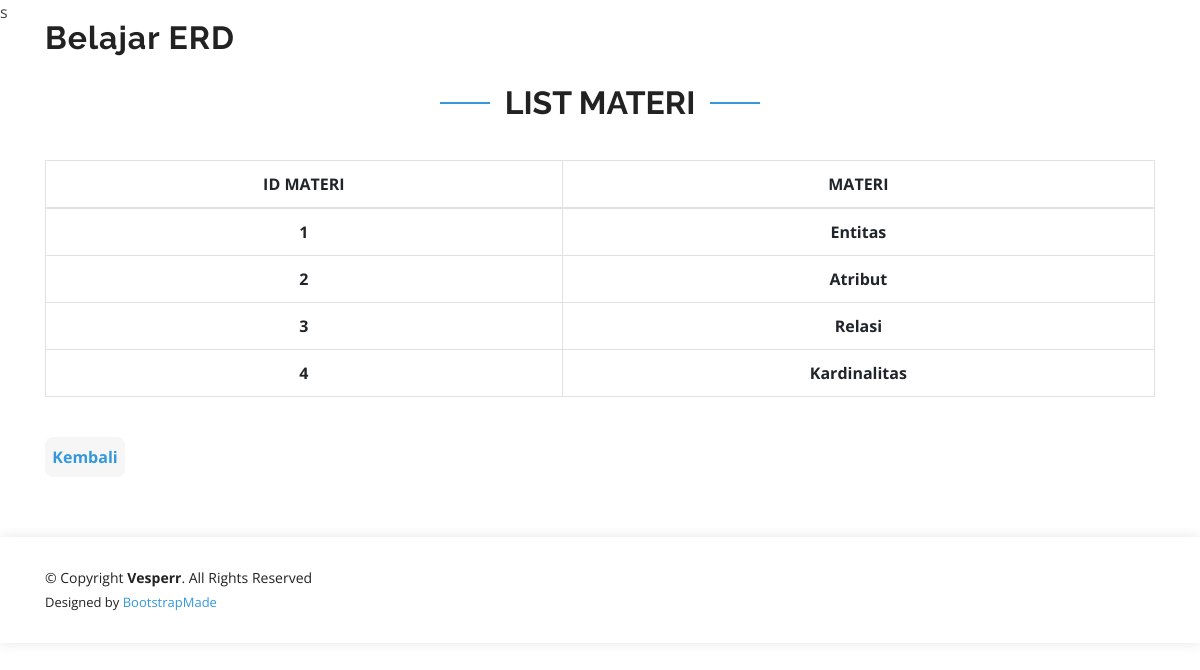
/index.php/c_guru/tampil_materi, run on the app's committed database.
### tables this page shows
CREATE TABLE `materi` (
  `id_materi` int(11) NOT NULL,
  `materi` varchar(50) NOT NULL
);

### application/models/M_guru.php (called while the page is built, shortened)
s<?php
class M_guru extends CI_model
{
	function selectMateri(){
		$this->db->select('*');
		$this->db->from('materi');
		return $this->db->get();
	}
}
?>

### application/controllers/C_guru.php (called while the page is built, shortened)
<?php
class C_guru extends CI_Controller
{
	function __construct()
	{
		$this->load->helper(array('form', 'url'));
	}
	public function tampil_materi()
	{
		$this->load->Model('M_guru');
		$data['datauser'] = $this->M_guru->selectMateri()->result();
		$this->load->view('V_tampilmateri', $data);
	}
}
?>

### index.php (called while the page is built, shortened)
<?php
require_once BASEPATH.'core/CodeIgniter.php';

### application/views/V_tampilmateri.php (the view, shortened to what this page needs)
<!DOCTYPE html>
<html lang="en">
<head>
  <link rel="stylesheet" href="<?php echo base_url(); ?>assets/img/favicon.png" rel="icon">
  <link rel="stylesheet" href="<?php echo base_url(); ?>assets/img/apple-touch-icon.png" rel="apple-touch-icon">
  <link rel="stylesheet" href="<?php echo base_url(); ?>assets/vendor/bootstrap/css/bootstrap.min.css" rel="stylesheet">
  <link rel="stylesheet" href="<?php echo base_url(); ?>assets/vendor/icofont/icofont.min.css" rel="stylesheet">
  <link rel="stylesheet" href="<?php echo base_url(); ?>assets/vendor/remixicon/remixicon.css" rel="stylesheet">
  <link rel="stylesheet" href="<?php echo base_url(); ?>assets/vendor/boxicons/css/boxicons.min.css" rel="stylesheet">
  <link rel="stylesheet" href="<?php echo base_url(); ?>assets/vendor/owl.carousel/assets/owl.carousel.min.css" rel="stylesheet">
  <link rel="stylesheet" href="<?php echo base_url(); ?>assets/vendor/venobox/venobox.css" rel="stylesheet">
  <link rel="stylesheet" href="<?php echo base_url(); ?>assets/vendor/aos/aos.css" rel="stylesheet">
  <link rel="stylesheet" href="<?php echo base_url(); ?>assets/css/style.css" rel="stylesheet">
</head>
<body>
  <header id="header" class="fixed-top d-flex align-items-center">
    <div class="container d-flex align-items-center">
      <div class="logo mr-auto">
        <h1 class="text-light"><a href="index.html"><span>Belajar ERD</span></a></h1>
      </div>
    </div>
  </header>
    <section id="pricing" class="pricing">
      <div class="container">
        <div class="section-title">
          <h2>LIST MATERI</h2>
        </div>
              <table id="example1" class="table table-bordered table-hover" border="1px">
                <thead class="danger">
                  <tr class="danger">
                    <th style="text-align: center;">ID MATERI</th>
                    <th style="text-align: center;">MATERI</th>
                  </tr>
                </thead>
                <tbody>
                  <?php
                    foreach ($datauser as $key) {
                  ?>
                  <tr>
                    <th style="text-align: center;"><?php echo $key->id_materi; ?></th>
                    <th style="text-align: center;"><?php echo $key->materi; ?></th>
                  </tr>
                  <?php
                    }
                  ?>
                </tbody>
              </table>
              <div data-aos="zoom-in">
              <br>
              <button type="submit" style="width: 80px; height: 40px; background-color: #f6f6f6; border: none; border-radius: 8px; margin-left: 0px;"><a href="<?php echo base_url(); ?>index.php/C_guru"><b>Kembali</b></a></button>
              </div>
      </div>
    </section>
  <footer id="footer">
    <div class="container">
      <div class="row d-flex align-items-center">
        <div class="col-lg-6 text-lg-left text-center">
          <div class="copyright">
            &copy; Copyright <strong>Vesperr</strong>. All Rights Reserved
          </div>
          <div class="credits">
            Designed by <a href="https://bootstrapmade.com/">BootstrapMade</a>
          </div>
        </div>
      </div>
    </div>
  </footer>
</body>
</html>

### assets/css/style.css (style rules this page uses)
* { margin: 0; padding: 0; box-sizing: border-box; }
body { font-family: "Open Sans", sans-serif; color: #444444; }
a { color: #3498db; }
h1, h2, h3, h4, h5, h6 { font-family: "Raleway", sans-serif; }
#header { z-index: 997; transition: all 0.5s; padding: 22px 0; }
#header .logo h1 { font-size: 32px; margin: 0; padding: 0; line-height: 1; font-weight: 700; letter-spacing: 1px; }
#header .logo h1 a, #header .logo h1 a:hover { color: #222222; text-decoration: none; }
section { padding: 60px 0; overflow: hidden; }
.section-title { text-align: center; padding-bottom: 30px; }
.section-title h2 { font-size: 32px; font-weight: bold; text-transform: uppercase; position: relative; color: #222222; }
.section-title h2::before, .section-title h2::after { content: ''; width: 50px; height: 2px; background: #3498db; display: inline-block; }
.section-title h2::before { margin: 0 15px 10px 0; }
.section-title h2::after { margin: 0 0 10px 15px; }
#footer { background: #fff; box-shadow: 0px 0px 12px 0px rgba(0, 0, 0, 0.1); padding: 30px 0; color: #222222; font-size: 14px; }
#footer .credits { font-size: 13px; padding-top: 5px; color: #222222; }

### data on the page
materi: id_materi "1", materi "Entitas"
materi: id_materi "2", materi "Atribut"
materi: id_materi "3", materi "Relasi"
materi: id_materi "4", materi "Kardinalitas"
